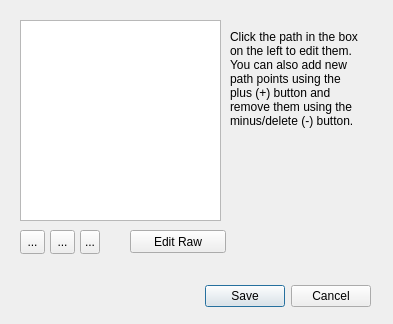
<?xml version="1.0" encoding="UTF-8"?>
<ui version="4.0">
 <class>CDlgPath</class>
 <widget class="QDialog" name="CDlgPath">
  <property name="geometry">
   <rect>
    <x>0</x>
    <y>0</y>
    <width>393</width>
    <height>324</height>
   </rect>
  </property>
  <property name="windowTitle">
   <string>Dialog</string>
  </property>
  <widget class="QDialogButtonBox" name="buttonBox">
   <property name="geometry">
    <rect>
     <x>30</x>
     <y>280</y>
     <width>341</width>
     <height>32</height>
    </rect>
   </property>
   <property name="orientation">
    <enum>Qt::Horizontal</enum>
   </property>
   <property name="standardButtons">
    <set>QDialogButtonBox::Cancel|QDialogButtonBox::Save</set>
   </property>
  </widget>
  <widget class="QTreeWidget" name="treeWidget">
   <property name="geometry">
    <rect>
     <x>20</x>
     <y>20</y>
     <width>201</width>
     <height>201</height>
    </rect>
   </property>
   <attribute name="headerVisible">
    <bool>false</bool>
   </attribute>
   <column>
    <property name="text">
     <string notr="true">1</string>
    </property>
   </column>
  </widget>
  <widget class="QToolButton" name="btnAdd">
   <property name="geometry">
    <rect>
     <x>20</x>
     <y>230</y>
     <width>25</width>
     <height>24</height>
    </rect>
   </property>
   <property name="toolTip">
    <string>Add New Path Aim</string>
   </property>
   <property name="text">
    <string>...</string>
   </property>
   <property name="icon">
    <iconset resource="lgck-builder.qrc">
     <normaloff>:/images/plus.png</normaloff>:/images/plus.png</iconset>
   </property>
  </widget>
  <widget class="QToolButton" name="btnDelete">
   <property name="geometry">
    <rect>
     <x>80</x>
     <y>230</y>
     <width>20</width>
     <height>24</height>
    </rect>
   </property>
   <property name="toolTip">
    <string>Delete Path Aim</string>
   </property>
   <property name="text">
    <string>...</string>
   </property>
   <property name="icon">
    <iconset resource="lgck-builder.qrc">
     <normaloff>:/images/minus.png</normaloff>:/images/minus.png</iconset>
   </property>
  </widget>
  <widget class="QLabel" name="label">
   <property name="geometry">
    <rect>
     <x>230</x>
     <y>30</y>
     <width>131</width>
     <height>221</height>
    </rect>
   </property>
   <property name="text">
    <string>Click the path in the box on the left to edit them. You can also add new path points using the plus (+) button and remove them using the minus/delete (-) button.</string>
   </property>
   <property name="alignment">
    <set>Qt::AlignLeading|Qt::AlignLeft|Qt::AlignTop</set>
   </property>
   <property name="wordWrap">
    <bool>true</bool>
   </property>
  </widget>
  <widget class="QPushButton" name="btnRaw">
   <property name="geometry">
    <rect>
     <x>130</x>
     <y>230</y>
     <width>96</width>
     <height>23</height>
    </rect>
   </property>
   <property name="toolTip">
    <string>Edit raw sequence</string>
   </property>
   <property name="text">
    <string>Edit Raw</string>
   </property>
  </widget>
  <widget class="QToolButton" name="btnDuplicate">
   <property name="geometry">
    <rect>
     <x>50</x>
     <y>230</y>
     <width>25</width>
     <height>24</height>
    </rect>
   </property>
   <property name="toolTip">
    <string>Duplicate</string>
   </property>
   <property name="text">
    <string>...</string>
   </property>
   <property name="icon">
    <iconset resource="lgck-builder.qrc">
     <normaloff>:/images/plusplus.png</normaloff>:/images/plusplus.png</iconset>
   </property>
  </widget>
 </widget>
 <resources>
  <include location="lgck-builder.qrc"/>
 </resources>
 <connections>
  <connection>
   <sender>buttonBox</sender>
   <signal>accepted()</signal>
   <receiver>CDlgPath</receiver>
   <slot>accept()</slot>
   <hints>
    <hint type="sourcelabel">
     <x>248</x>
     <y>254</y>
    </hint>
    <hint type="destinationlabel">
     <x>157</x>
     <y>274</y>
    </hint>
   </hints>
  </connection>
  <connection>
   <sender>buttonBox</sender>
   <signal>rejected()</signal>
   <receiver>CDlgPath</receiver>
   <slot>reject()</slot>
   <hints>
    <hint type="sourcelabel">
     <x>316</x>
     <y>260</y>
    </hint>
    <hint type="destinationlabel">
     <x>286</x>
     <y>274</y>
    </hint>
   </hints>
  </connection>
 </connections>
</ui>
